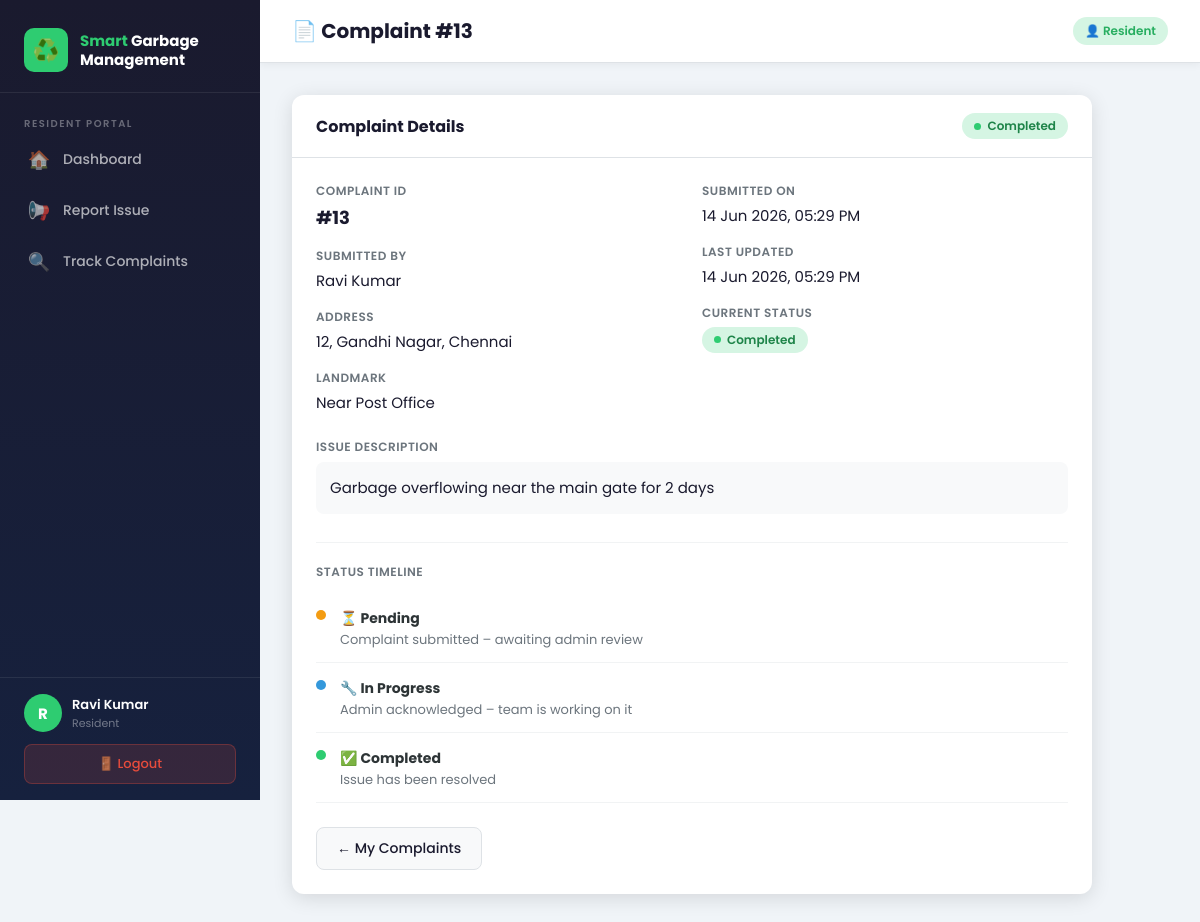
Page /complaint/13/ (signed in) on the committed database.
### core/models.py (models this page shows, shortened)
class UserProfile(models.Model):
    ROLE_CHOICES = [('admin', 'Admin'), ('user', 'Resident')]
    user = models.OneToOneField(User, on_delete=models.CASCADE, related_name='profile')
    role = models.CharField(max_length=10, choices=ROLE_CHOICES, default='user')
    phone = models.CharField(max_length=15, blank=True)
    address = models.TextField(blank=True)
    def is_admin(self):
        return self.role == 'admin'

class Complaint(models.Model):
    STATUS_CHOICES = [
        ('Pending', 'Pending'),
        ('In Progress', 'In Progress'),
        ('Completed', 'Completed'),
    ]
    user = models.ForeignKey(User, on_delete=models.CASCADE, related_name='complaints')
    address = models.CharField(max_length=300)
    landmark = models.CharField(max_length=200)
    description = models.TextField()
    status = models.CharField(max_length=20, choices=STATUS_CHOICES, default='Pending')
    image = models.ImageField(upload_to='complaints/', blank=True, null=True)
    created_at = models.DateTimeField(auto_now_add=True)
    updated_at = models.DateTimeField(auto_now=True)
    admin_remark = models.TextField(blank=True)
    class Meta:
        ordering = ['-created_at']

### core/views.py (the view)
# urls.py: path('complaint/<int:pk>/',     views.complaint_detail,   name='complaint_detail'),
@login_required
def complaint_detail(request, pk):
    complaint = get_object_or_404(Complaint, pk=pk)
    if not _is_admin(request.user) and complaint.user != request.user:
        messages.error(request, 'Access denied.')
        return redirect('track_complaints')
    return render(request, 'core/complaint_detail.html', {'complaint': complaint})

### core/views.py (called while the page is built)
def _is_admin(user):
    try:
        return user.profile.is_admin()
    except UserProfile.DoesNotExist:
        return False

### core/templates/core/complaint_detail.html (shortened to what this page needs)
{% extends 'core/base.html' %}
{% block page_title %}📄 Complaint #{{ complaint.id }}{% endblock %}
{% block content %}
<div style="max-width:800px;">
  <div class="card">
    <div class="card-header">
      <h3>Complaint Details</h3>
      <span class="status-badge status-{{ complaint.status|cut:' ' }}">{{ complaint.status }}</span>
    </div>
    <div class="card-body">
      <div class="detail-grid">
        <div>
          <div class="detail-item">
            <div class="detail-label">Complaint ID</div>
            <div class="detail-value" style="font-size:18px;font-weight:700;">#{{ complaint.id }}</div>
          </div>
          <div class="detail-item">
            <div class="detail-label">Submitted By</div>
            <div class="detail-value">{{ complaint.user.get_full_name|default:complaint.user.username }}</div>
          </div>
          <div class="detail-item">
            <div class="detail-label">Address</div>
            <div class="detail-value">{{ complaint.address }}</div>
          </div>
          <div class="detail-item">
            <div class="detail-label">Landmark</div>
            <div class="detail-value">{{ complaint.landmark|default:"Not specified" }}</div>
          </div>
        </div>
        <div>
          <div class="detail-item">
            <div class="detail-label">Submitted On</div>
            <div class="detail-value">{{ complaint.created_at|date:"d M Y, h:i A" }}</div>
          </div>
          <div class="detail-item">
            <div class="detail-label">Last Updated</div>
            <div class="detail-value">{{ complaint.updated_at|date:"d M Y, h:i A" }}</div>
          </div>
          <div class="detail-item">
            <div class="detail-label">Current Status</div>
            <div class="detail-value">
              <span class="status-badge status-{{ complaint.status|cut:' ' }}">{{ complaint.status }}</span>
            </div>
          </div>
        </div>
      </div>
      <div class="detail-item" style="margin-top:8px;">
        <div class="detail-label">Issue Description</div>
        <div class="detail-value" style="background:#f8f9fa;padding:14px;border-radius:8px;line-height:1.6;margin-top:6px;">
          {{ complaint.description }}
        </div>
      </div>
      <div style="margin-top:28px;padding-top:20px;border-top:1px solid #f1f3f4;">
        <div class="detail-label" style="margin-bottom:12px;">Status Timeline</div>
        <ul class="timeline">
          <li class="timeline-item">
            <div class="timeline-dot orange"></div>
            <div>
              <strong style="font-size:14px;">⏳ Pending</strong>
              <div style="font-size:13px;color:#6c757d;">Complaint submitted – awaiting admin review</div>
            </div>
          </li>
          <li class="timeline-item" {% if complaint.status == 'Pending' %}style="opacity:0.3;"{% endif %}>
            <div class="timeline-dot blue"></div>
            <div>
              <strong style="font-size:14px;">🔧 In Progress</strong>
              <div style="font-size:13px;color:#6c757d;">Admin acknowledged – team is working on it</div>
            </div>
          </li>
          <li class="timeline-item" {% if complaint.status != 'Completed' %}style="opacity:0.3;"{% endif %}>
            <div class="timeline-dot green"></div>
            <div>
              <strong style="font-size:14px;">✅ Completed</strong>
              <div style="font-size:13px;color:#6c757d;">Issue has been resolved</div>
            </div>
          </li>
        </ul>
      </div>
      <div style="margin-top:24px;display:flex;gap:12px;">
        {% if user.profile.role == 'admin' %}
          <a href="{% url 'update_complaint' complaint.pk %}" class="btn btn-warning">✏️ Update Status</a>
          <a href="{% url 'manage_complaints' %}" class="btn btn-secondary">← Back to All</a>
        {% else %}
          <a href="{% url 'track_complaints' %}" class="btn btn-secondary">← My Complaints</a>
        {% endif %}
      </div>
    </div>
  </div>
</div>
{% endblock %}

### core/templates/core/base.html (shortened to what this page needs)
{% load static %}
<!DOCTYPE html>
<html lang="en">
<head>
  <link rel="stylesheet" href="{% static 'core/css/style.css' %}">
</head>
<body>
{% if user.is_authenticated %}
<div class="wrapper">
  <aside class="sidebar" id="sidebar">
    <div class="sidebar-brand">
      <div class="logo-icon">♻️</div>
      <div><h2><span>Smart</span> Garbage<br>Management</h2></div>
    </div>
    <nav class="sidebar-nav">
      {% if user.profile.role == 'admin' %}
        <span class="nav-label">Admin Panel</span>
        <a href="{% url 'admin_dashboard' %}" class="nav-item"><span class="nav-icon">📊</span> Dashboard</a>
        <a href="{% url 'manage_complaints' %}" class="nav-item"><span class="nav-icon">📋</span> Manage Complaints</a>
      {% else %}
        <span class="nav-label">Resident Portal</span>
        <a href="{% url 'user_dashboard' %}" class="nav-item"><span class="nav-icon">🏠</span> Dashboard</a>
        <a href="{% url 'report_complaint' %}" class="nav-item"><span class="nav-icon">📢</span> Report Issue</a>
        <a href="{% url 'track_complaints' %}" class="nav-item"><span class="nav-icon">🔍</span> Track Complaints</a>
      {% endif %}
    </nav>
    <div class="sidebar-footer">
      <div class="user-info">
        <div class="user-avatar">{{ user.first_name.0|upper|default:user.username.0|upper }}</div>
        <div>
          <div class="user-name">{{ user.get_full_name|default:user.username }}</div>
          <div class="user-role">{{ user.profile.get_role_display|default:"Resident" }}</div>
        </div>
      </div>
      <a href="{% url 'logout' %}" class="btn-logout">🚪 Logout</a>
    </div>
  </aside>
  <div class="main-content">
    <header class="topbar">
      <div style="display:flex;align-items:center;gap:14px;">
        <h1 class="topbar-title">{% block page_title %}Dashboard{% endblock %}</h1>
      </div>
      <div class="topbar-right">
        {% if user.profile.role == 'admin' %}
          <span class="badge-role admin">🛡️ Admin</span>
        {% else %}
          <span class="badge-role">👤 Resident</span>
        {% endif %}
      </div>
    </header>
    <main class="page-body">
      {% block content %}{% endblock %}
    </main>
  </div>
</div>
{% endif %}
</body>
</html>

### rows in the picture
Complaint: id "13", status "Completed", user.get_full_name "Ravi Kumar", address "12, Gandhi Nagar, Chennai", landmark "Near Post Office", created_at "14 Jun 2026, 05:29 PM", updated_at "14 Jun 2026, 05:29 PM", description "Garbage overflowing near the main gate for 2 days"

### other values in the picture
{{ user.first_name.0|upper|default:user.username.0|upper }} "R"
{{ user.get_full_name|default:user.username }} "Ravi Kumar"
{{ user.profile.get_role_display|default:"Resident" }} "Resident"
